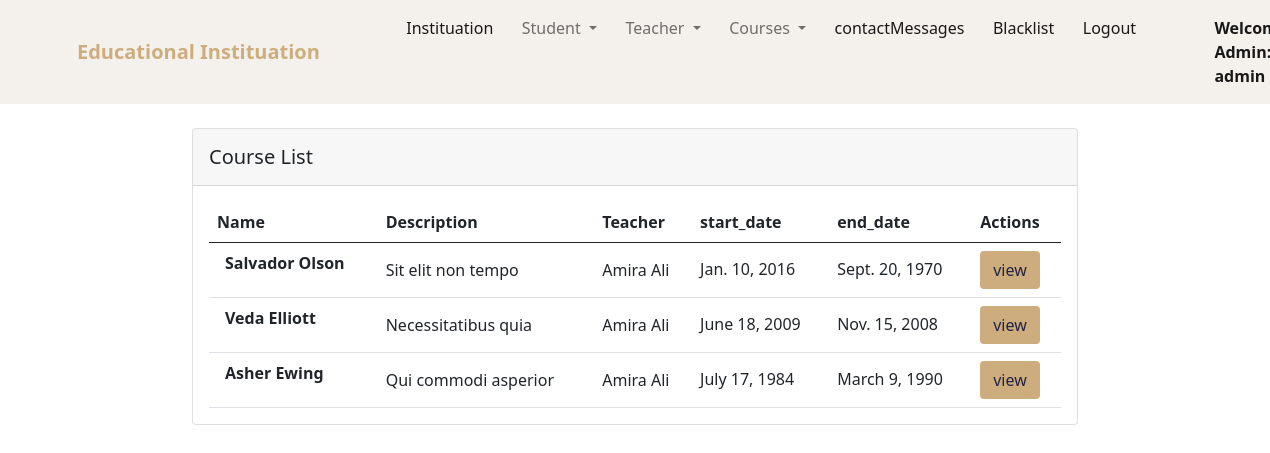
Screenshot of /view_courses/ (signed in) with the database file from the repository.
### education/models.py (models this page shows, shortened)
class Course(models.Model):
    name = models.CharField(max_length=100)
    description = models.TextField()
    teacher = models.ForeignKey(Teacher, on_delete=models.CASCADE)
    students = models.ManyToManyField(Student)
    start_date = models.DateField()
    end_date = models.DateField()
    created_at = models.DateTimeField(auto_now_add=True)
    updated_at = models.DateTimeField(auto_now=True)

class Teacher(models.Model):
    user = models.OneToOneField(User, on_delete=models.CASCADE)
    teacher_id = models.IntegerField(null=True, blank=True )
    full_name = models.CharField(max_length=50,null=True, blank=True)
    image = models.ImageField(upload_to="media", blank=True)
    phone = models.CharField(max_length=15 ,null=True , blank=True)
    university = models.CharField(max_length=50 ,null=True , blank=True)
    major = models.CharField(max_length=50 ,null=True , blank=True)

### education/views.py (the view)
# urls.py: path("view_courses/", views.view_courses, name="view_courses"),
@user_passes_test(lambda u: u.is_superuser)
@login_required(login_url = '/admin_login')
def view_courses(request):
    courses = Course.objects.all()
    return render(request, "education/admin/view_courses.html", {'courses':courses})

### education/templates/education/admin/view_courses.html (shortened to what this page needs)
{% extends 'education/admin/admin_navbar.html' %}
{% load static %}
{% block body %}
<section>
    <div class="container ">
      <div class="row d-flex justify-content-center align-items-center p-4">
        <div class="col-md-12 col-xl-10">
          <div class="card">
            <div class="card-header p-3">
              <h5 class="mb-0">Course List</h5>
            </div>
            <div class="card-body" data-mdb-perfect-scrollbar="true" style="position: relative;">
              <table class="table mb-0">
                <thead>
                  <tr>
                    <th scope="col">Name</th>
                    <th scope="col">Description</th>
                    <th scope="col">Teacher</th>
                    <th scope="col">start_date</th>
                    <th scope="col">end_date</th>
                    <th scope="col">Actions</th>
                  </tr>
                </thead>
                <tbody>
                    {% for course in courses %}
                    <tr class="fw-normal">
                            <th>
                                <span class="ms-2">{{ course.name }}</span>
                              </th>
                              <td class="align-middle">
                                  <span>{{ course.description }}</span>
                              </td>
                              <td class="align-middle">
                                <span>{{ course.teacher.full_name }}</span>
                              </td>
                              <td class="align-middle">
                                <h6 class="mb-0"><span >{{ course.start_date }}</span></h6>
                              </td>
                              <td class="align-middle">
                                <h6 class="mb-0"><span >{{ course.end_date }}</span></h6>
                              </td>
                        <td class="align-middle">
                              <a class="btn brown-bg dark-blue" href="{%url 'course_detail' course.id %}"> view </a>
                        </td>
                      </tr>
                    {% endfor %}
                </tbody>
              </table>
            </div>
          </div>
        </div>
      </div>
    </div>
  </section>
{% endblock %}

### education/templates/education/admin/admin_navbar.html (shortened to what this page needs)
<!doctype html>
{% load static %}
<html lang="en">
  <head>
    <link href="https://cdn.jsdelivr.net/npm/bootstrap@5.1.0/dist/css/bootstrap.min.css" rel="stylesheet">
    <link rel="stylesheet" href="https://cdn.datatables.net/1.10.25/css/jquery.dataTables.min.css">
    <link rel="stylesheet" href="https://cdn.datatables.net/buttons/1.7.1/css/buttons.dataTables.min.css">
    <link rel="stylesheet" href="{% static 'landingPage/style.css' %}">
    <link rel="stylesheet" href="https://cdnjs.cloudflare.com/ajax/libs/font-awesome/4.7.0/css/font-awesome.min.css">
  </head>
  <body>
    <nav class="navbar navbar-expand-lg navbar-light bg-light mynav">
        <div class="container">
          <a class="navbar-brand hed-color fw-bold" href="/">Educational Instituation</a>
          <div class="collapse navbar-collapse" id="navbarSupportedContent">
            <ul class="navbar-nav me-auto mb-2 mb-lg-0">
              <li class="nav-item">
                <a class="nav-link active" aria-current="page" href="{% url 'admin-panel' %}">Instituation</a>
              </li>
              <li class="nav-item dropdown">
                <a class="nav-link dropdown-toggle" href="#" id="navbarDropdown" role="button" data-bs-toggle="dropdown" aria-expanded="false">
                  Student
                </a>
              </li>
              <li class="nav-item dropdown">
                <a class="nav-link dropdown-toggle" href="#" id="navbarDropdown" role="button" data-bs-toggle="dropdown" aria-expanded="false">
                  Teacher
                </a>
              </li>
              <li class="nav-item dropdown">
                <a class="nav-link dropdown-toggle" href="#" id="navbarDropdown" role="button" data-bs-toggle="dropdown" aria-expanded="false">
                  Courses
                </a>
              </li>
              <li class="nav-item">
                <a class="nav-link active" aria-current="page" href="{% url 'messages_contact' %}">contactMessages</a>
              </li>
              <li class="nav-item">
                <a class="nav-link active" aria-current="page" href="{% url 'view_blacklist' %}">Blacklist</a>
              </li>
              <li class="nav-item">
                <a class="nav-link active" aria-current="page" href="{% url 'logout' %}">Logout</a>
              </li>
              <li class="nav-item">
                <a style="font-weight:600; font-family:'Segoe UI', Tahoma, Geneva, Verdana, sans-serif;" class="nav-link active" href="#">Welcome Admin: {{request.user}}</a>
              </li>
            </ul>
          </div>
        </div>
      </nav>
      {% block body %}
      {% endblock %}
  </body>
</html>

### landingPage/static/landingPage/style.css (style rules this page uses)
.mynav { background: #F4F1EC!important; }
.hed-color { color: #CDAD7D!important; }
.dark-blue { color: #222344!important; }
.brown-bg { background-color: #CDAD7D !important; }

### rows the page displays
Course: name "Salvador Olson", description "Sit elit non tempo", teacher.full_name "Amira Ali", start_date "Jan. 10, 2016", end_date "Sept. 20, 1970"
Course: name "Veda Elliott", description "Necessitatibus quia", teacher.full_name "Amira Ali", start_date "June 18, 2009", end_date "Nov. 15, 2008"
Course: name "Asher Ewing", description "Qui commodi asperior", teacher.full_name "Amira Ali", start_date "July 17, 1984", end_date "March 9, 1990"

### other values shown
{{ request.user }} "admin"
